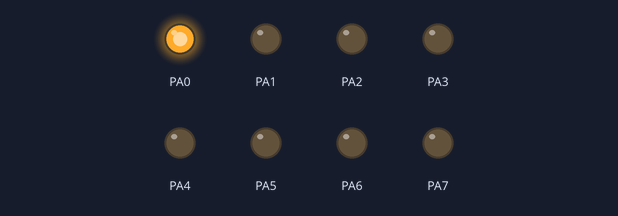
Bench run of a program on a simulated ATmega32, built with avr-gcc and emulated at 8 MHz. Parts: output pins drawn as LEDs (lit = HIGH).

Above: at 0.05 s.
At 0.55 s:
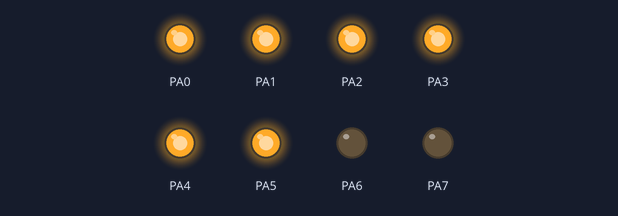
At 0.85 s:
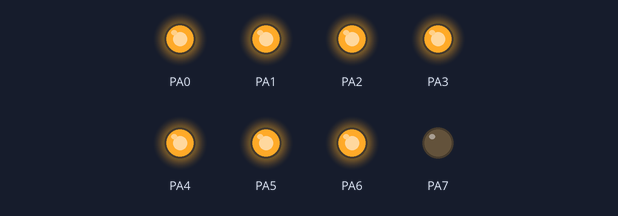
At 1.75 s:
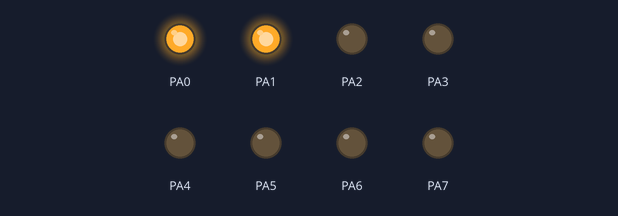
At 2.65 s:
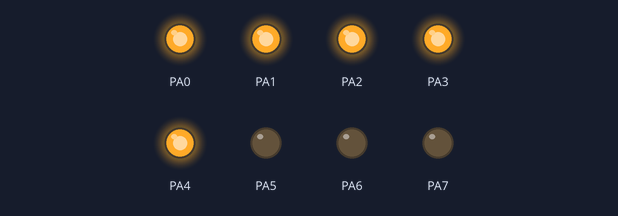
At 3.55 s:
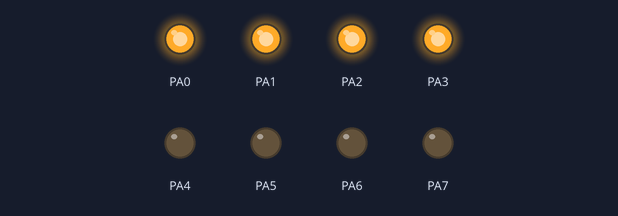
Timing chart, 0 to 3.9 s (numbered marks = the images above):
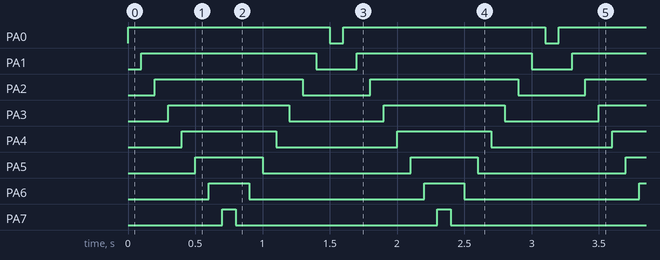

Measured:
- by itself, PA0: alternates HIGH for 1.5 s and LOW for 0.10 s
- by itself, PA1: alternates HIGH for 1.3 s and LOW for 0.30 s
- by itself, PA2: alternates HIGH for 1.1 s and LOW for 0.50 s
- by itself, PA3: alternates HIGH for 0.90 s and LOW for 0.70 s
- by itself, PA4: alternates HIGH for 0.70 s and LOW for 0.90 s
- by itself, PA5: alternates HIGH for 0.50 s and LOW for 1.1 s
- by itself, PA6: alternates HIGH for 0.30 s and LOW for 1.3 s
- by itself, PA7: alternates HIGH for 0.10 s and LOW for 1.5 s

The program:

main.c
```c
/*
 * Task1_Unit7_Lesson1.c
 *
 * Created: 30/09/2023 7:06:10 pm
 * Author : Eldeeb
 */

#include "MemMap.h"
#define F_CPU 8000000UL
#include <util/delay.h>

int main(void)
{
	DDRA = 0b11111111;
    /* Replace with your application code */
    while (1)
    {
		int i;
		for(i=0;i<=7;i++)
		{
			PORTA |=(1<<i);
			_delay_ms(100);
		}
		for(i=7;i>=0;i--)
		{
			PORTA &=~(1<<i);
			_delay_ms(100);
		}
    }
}
```

MemMap.h
```c
/*
 * MemMap.h
 *
 * Created: 30/09/2023 7:12:16 pm
 *  Author: Eldeeb
 */


#ifndef MEMMAP_H_
#define MEMMAP_H_

#define DDRA		*(volatile unsigned char *)(0x3A)
#define PORTA		*(volatile unsigned char *)(0x3B)
#define PINA		*(volatile unsigned char *)(0x39)


#endif /* MEMMAP_H_ */
```
